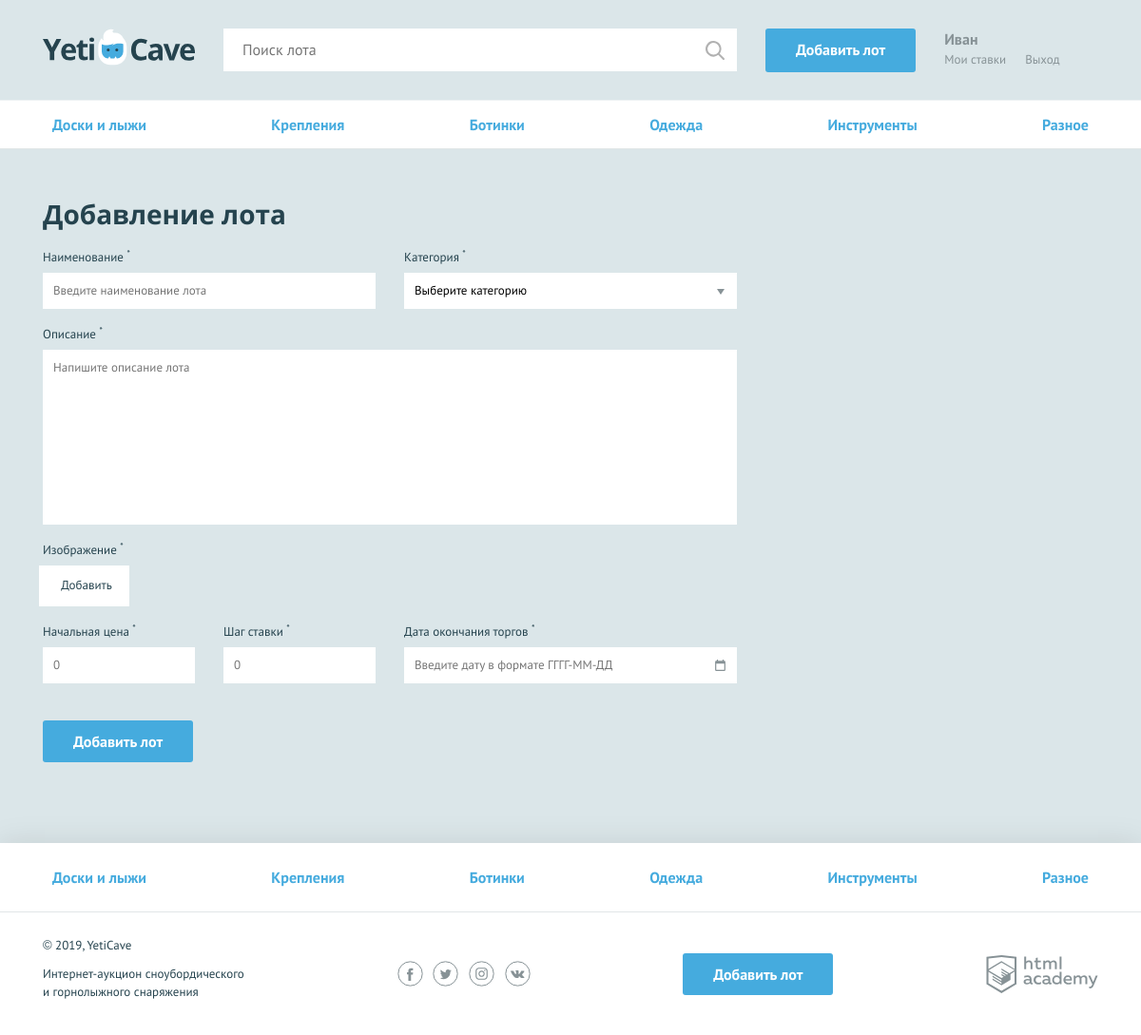
The page /add.php (signed in) on the database its author committed.
### tables this page shows
CREATE TABLE categories
(
    id             INT(12) UNSIGNED NOT NULL AUTO_INCREMENT PRIMARY KEY,
    category_title CHAR(64)         NOT NULL UNIQUE,
    symbolic_code  CHAR(64)         NOT NULL UNIQUE
);

### helpers.php (called while the page is built, shortened)
<?php
function include_template($name, array $data = []) {
    $name = 'templates/' . $name;
    extract($data);
    require $name;
    $result = ob_get_clean();
    return $result;
}

### func/functions.php (called while the page is built, shortened)
<?php
function getPostVal($name)
{
    return $_POST[$name] ?? '';
}

### templates/_add-lot.php (the view, shortened to what this page needs)
<nav class="nav">
    <ul class="nav__list container">
        <?php foreach ($categories as $item): ?>
            <li class="nav__item">
                <a href="all-lots.php?<?= $item['symbolic_code'] ?>"><?= htmlspecialchars($item['category_title'],
                        ENT_QUOTES | ENT_HTML5) ?></a>
            </li>
        <?php endforeach; ?>
    </ul>
</nav>
<?php $classname = isset($errors) ? 'form--invalid' : '' ?>
<form class="form form--add-lot container <?= $classname ?>" action="../add.php" method="post"
      enctype="multipart/form-data">
    <h2>Добавление лота</h2>
    <div class="form__container-two">
        <?php $field_class_error = isset($errors['lot_title']) ? 'form__item--invalid' : ''; ?>
        <div class="form__item <?= $field_class_error ?>">
            <label for="lot-name">Наименование <sup>*</sup></label>
            <input id="lot-name" type="text" name="lot_title" value="<?= getPostVal('lot_title') ?>"
                   placeholder="Введите наименование лота">
        </div>
        <?php $form_class_error = isset($errors['category_id']) ? 'form__item--invalid' : ''; ?>
        <div class="form__item <?= $form_class_error ?>">
            <label for="category">Категория <sup>*</sup></label>
            <select id="category" name="category_id">
                <option>Выберите категорию</option>
            </select>
        </div>
    </div>
    <?php $form_textarea_error = isset($errors['lot_description']) ? 'form__item--invalid' : ''; ?>
    <div class="form__item form__item--wide <?= $form_textarea_error ?>">
        <label for="message">Описание <sup>*</sup></label>
        <textarea id="message" name="lot_description"
                  placeholder="Напишите описание лота"><?= getPostVal('lot_description') ?></textarea>
    </div>
    <?php $form_img_error = isset($errors['lot_image']) ? 'form__item--invalid' : ''; ?>
    <div class="form__item form__item--file <?= $form_img_error ?>">
        <label>Изображение <sup>*</sup></label>
        <div class="form__input-file">
            <label for="lot-img">
                Добавить
            </label>
        </div>
    </div>
    <div class="form__container-three">
        <?php $form_strprice_error = isset($errors['starting_price']) ? 'form__item--invalid' : ''; ?>
        <div class="form__item form__item--small <?= $form_strprice_error ?>">
            <label for="lot-rate">Начальная цена <sup>*</sup></label>
            <input id="lot-rate" type="text" name="starting_price" value="<?= getPostVal('starting_price') ?>"
                   placeholder="0">
        </div>
        <?php $form_stap_error = isset($errors['bet_step']) ? 'form__item--invalid' : ''; ?>
        <div class="form__item form__item--small <?= $form_stap_error ?>">
            <label for="lot-step">Шаг ставки <sup>*</sup></label>
            <input id="lot-step" type="text" name="bet_step" value="<?= getPostVal('bet_step') ?>" placeholder="0">
        </div>
        <?php $form_finish_error = isset($errors['date_finish']) ? 'form__item--invalid' : ''; ?>
        <div class="form__item <?= $form_finish_error ?>">
            <label for="lot-date">Дата окончания торгов <sup>*</sup></label>
            <input class="form__input-date" id="lot-date" type="text" name="date_finish"
                   value="<?= getPostVal('date_finish') ?>"
                   placeholder="Введите дату в формате ГГГГ-ММ-ДД">
        </div>
    </div>
    <button type="submit" class="button">Добавить лот</button>
</form>

### templates/layout.php (shortened to what this page needs)
<?php
require_once 'data/data.php';
require_once 'func/functions.php';
?>
<!DOCTYPE html>
<html lang="ru">
<head>
    <link href="../css/normalize.min.css" rel="stylesheet">
    <link href="../css/style.css" rel="stylesheet">
    <link href="../css/flatpickr.min.css" rel="stylesheet">
</head>
<body>
<div class="page-wrapper">
    <header class="main-header">
        <div class="main-header__container container">
            <?php $href = empty($_SERVER['REQUEST_URI'] === '/' || $_SERVER['REQUEST_URI'] === '/index.php') ? 'href="/"' : '' ?>
            <a class="main-header__logo" <?= $href ?>>
                <img src="../img/logo.svg" width="160" height="39" alt="Логотип компании YetiCave">
            </a>
            <form class="main-header__search" method="get" action="../search.php" autocomplete="off">
                <input type="search" name="search" placeholder="Поиск лота">
                <input class="main-header__search-btn" type="submit" value="Найти">
            </form>
            <?php if (isset($_SESSION['user'])): ?>
                <a class="main-header__add-lot button" href="../add.php">Добавить лот</a>
            <?php endif; ?>
            <nav class="user-menu">
                <?php if (isset($_SESSION['user'])): ?>
                    <div class="user-menu__logged">
                        <p><?= strip_tags($_SESSION['user']['user_name']) ?></p>
                        <a class="user-menu__bets" href="../my-bets.php">Мои ставки</a>
                        <a class="user-menu__logout" href="logout.php">Выход</a>
                    </div>
                <?php endif; ?>
            </nav>
        </div>
    </header>
    <?php $classname = !empty($_SERVER['REQUEST_URI'] === '/' || $_SERVER['REQUEST_URI'] === '/index.php') ? 'class="container"' : '' ?>
    <main <?= $classname ?>>
        <?= $content ?>
    </main>
</div>
<footer class="main-footer">
    <nav class="nav">
        <ul class="nav__list container">
            <?php foreach ($categories as $item): ?>
                <li class="nav__item">
                    <a href="all-lots.php?<?= $item['symbolic_code'] ?>"><?= htmlspecialchars($item['category_title'],
                            ENT_QUOTES | ENT_HTML5) ?></a>
                </li>
            <?php endforeach; ?>
        </ul>
    </nav>
    <div class="main-footer__bottom container">
        <div class="main-footer__copyright">
            <p>© 2019, YetiCave</p>
            <p>Интернет-аукцион сноубордического и горнолыжного снаряжения</p>
        </div>
        <div class="main-footer__social social">
            <a class="social__link social__link--facebook" href="#">
            </a>
            <a class="social__link social__link--twitter" href="#">
            </a>
            <a class="social__link social__link--instagram" href="#">
            </a>
            <a class="social__link social__link--vkontakte" href="#">
            </a>
        </div>
        <?php if (isset($_SESSION['user'])): ?>
            <a class="main-footer__add-lot button" href="../add.php">Добавить лот</a>
        <?php endif; ?>
        <div class="main-footer__developed-by">
            <a class="logo-academy" href="https://htmlacademy.ru/intensive/php">
            </a>
        </div>
    </div>
</footer>
</body>
</html>

### rows shown on the page
categories: category_title "Доски и лыжи"
categories: category_title "Крепления"
categories: category_title "Ботинки"
categories: category_title "Одежда"
categories: category_title "Инструменты"
categories: category_title "Разное"

### other values the page prints
strip_tags($_SESSION['user']['user_name']) "Иван"
